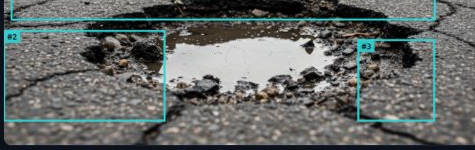
#> input picture reports/crop5_macro_pothole.png, 475 x 150 px
$ python -i defect_segmenter.py   (imports and definitions only)   (older library calls are emulated)
#> lines starting #> are read from the running program, lines starting #| are printed output that depends on the picture
"""Pavement defect segmentation using feature extraction and pixel classification."""

import os

import numpy as np

CKPT_DIR = os.path.join(os.path.dirname(os.path.dirname(os.path.abspath(__file__))), "checkpoints")
MODEL_PATH = os.path.join(CKPT_DIR, "defect_segmenter.joblib")

CLASS_SOUND, CLASS_CRACK, CLASS_POTHOLE = 0, 1, 2
CLASS_LABELS = {CLASS_SOUND: "sound road", CLASS_CRACK: "crack", CLASS_POTHOLE: "pothole"}
IGNORE = 255

WORK_W, WORK_H = 320, 200
FEATURE_NAMES = [
    "L", "a", "b", "grad_mag", "laplacian_abs",
    "std_5", "std_15", "L_minus_local_mean_31",
    "row_v_norm", "col_offset_norm", "L_minus_image_mean",
]


def _as_uint8_rgb(image):
    arr = np.asarray(image)
    if arr.ndim == 2:
        arr = np.dstack([arr] * 3)
    if arr.dtype != np.uint8:
        arr = np.clip(arr, 0, 255).astype(np.uint8)
    return arr[:, :, :3]


def extract_pixel_features(image_rgb, work_size=(WORK_W, WORK_H)):
    """
    (H*W, 11) float32 features, plus the (H, W) they were computed at.

    Everything here is a whole-image vectorised operation, so the cost is a
    handful of convolutions rather than a Python loop over pixels.
    """
#> called with work_size = (320, 200)
    import cv2

    img = _as_uint8_rgb(image_rgb)
    w, h = work_size
    img = cv2.resize(img, (w, h), interpolation=cv2.INTER_AREA)

    lab = cv2.cvtColor(img, cv2.COLOR_RGB2LAB).astype(np.float32)
    L, a, b = lab[:, :, 0], lab[:, :, 1], lab[:, :, 2]
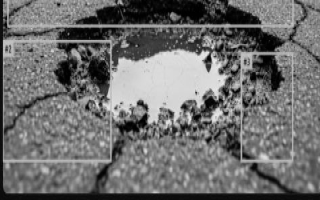
#> L: shape (200, 320) float32; min 0, max 234, mean 110.7

    gx = cv2.Sobel(L, cv2.CV_32F, 1, 0, ksize=3)
    gy = cv2.Sobel(L, cv2.CV_32F, 0, 1, ksize=3)
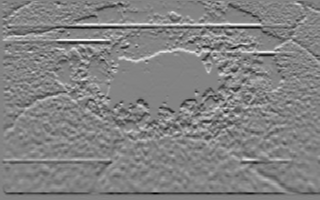
#> gy: shape (200, 320) float32; min -698, max 656, mean -3.6; drawn with min black and max white
    grad = cv2.magnitude(gx, gy)
    lap = np.abs(cv2.Laplacian(L, cv2.CV_32F, ksize=3))
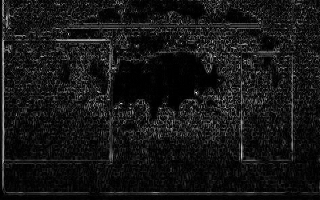
#> lap: shape (200, 320) float32; min 0, max 960, mean 83.7; drawn with min black and max white

    def local_std(src, k):
#> called with k = 5
        mean = cv2.blur(src, (k, k))
        sq = cv2.blur(src * src, (k, k))
        return np.sqrt(np.maximum(sq - mean * mean, 0.0))

    std5 = local_std(L, 5)
    std15 = local_std(L, 15)
#> call 2 of local_std, with k = 15
#> in local_std (call 2), `sq = cv2.blur(src * src, (k, k))`:
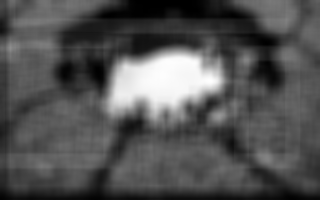
#> sq: shape (200, 320) float32; min 43.27, max 47510.9, mean 15418.6; drawn with min black and max white
#> in local_std (call 2), `return np.sqrt(np.maximum(sq - mean * mean, 0.0))`:
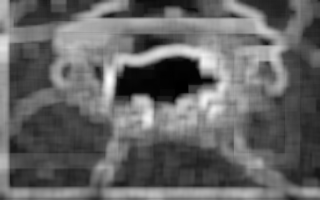
#> returned value: shape (200, 320) float32; min 0.812, max 83.48, mean 33.7; drawn with min black and max white

    local_mean31 = cv2.blur(L, (31, 31))
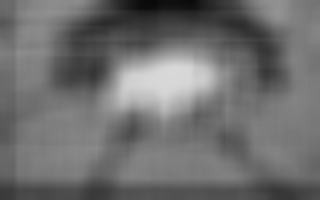
#> local_mean31: shape (200, 320) float32; min 9.75, max 216.5, mean 110.9
    darkness = L - local_mean31
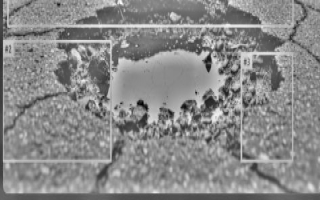
#> darkness: shape (200, 320) float32; min -167.2, max 142, mean -0.3; drawn with min black and max white

    rows = np.repeat(np.linspace(0.0, 1.0, h, dtype=np.float32)[:, None], w, axis=1)
    cols = np.repeat(np.abs(np.linspace(-1.0, 1.0, w, dtype=np.float32))[None, :], h, axis=0)
    global_rel = L - float(L.mean())

    stack = np.stack([L, a, b, grad, lap, std5, std15, darkness, rows, cols, global_rel], axis=-1)
    return stack.reshape(-1, stack.shape[-1]).astype(np.float32), (h, w)


# [78 lines left out: function mask_from_proba, not called in this run]


class DefectSegmenter:
    """Loads the trained pixel classifier and produces defect masks."""

    DEFAULT_THRESHOLDS = {"crack": 0.5, "pothole": 0.5}

    # [14 lines left out: functions __init__, file_exists, not called in this run]

    @property
    def is_ready(self):
        return self.clf is not None

    # [111 lines left out: functions _load, segment, largest_component_box, describe, not called in this run]

>>> import cv2
>>> picture = cv2.cvtColor(cv2.imread('../reports/crop5_macro_pothole.png'), cv2.COLOR_BGR2RGB)
>>> result = extract_pixel_features(picture)
